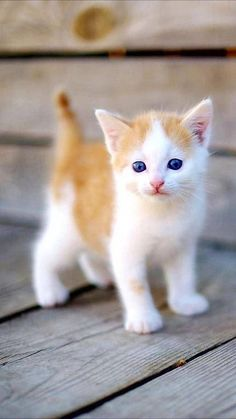
#> input picture CBIR/database/Cat/Cat_10.jpg, 236 x 419 px
$ python daisy.py   (older library calls are emulated)
#> lines starting #> are read from the running program, lines starting #| are printed output that depends on the picture
### CBIR/src/DB.py
# -*- coding: utf-8 -*-

from __future__ import print_function

import pandas as pd
import os

DB_dir = 'database'
DB_csv = 'data.csv'


class Database(object):

  def __init__(self):
    self._gen_csv()
    self.data = pd.read_csv(DB_csv)
    self.classes = set(self.data["cls"])

  def _gen_csv(self):
    if os.path.exists(DB_csv):
      return
    with open(DB_csv, 'w', encoding='UTF-8') as f:
      f.write("img,cls")
      for root, _, files in os.walk(DB_dir, topdown=False):
        cls = root.split('/')[-1]

        for name in files:
          if not name.endswith('.jpg'):
            continue
          img = os.path.join(root, name)
          f.write("\n{},{}".format(img, cls))
#> pass 2 of the loop in _gen_csv, `for root, _, files in os.walk(DB_dir, topdown=False):`:

  def __len__(self):
    return len(self.data)

  def get_class(self):
    return self.classes

  def get_data(self):
    return self.data


# [7 lines that do not run on import are left out]

### CBIR/src/evaluate.py
# -*- coding: utf-8 -*-

from __future__ import print_function

from scipy import spatial
import numpy as np


class Evaluation(object):

  def make_samples(self):
    raise NotImplementedError("Needs to implemented this method")


def distance(v1, v2, d_type='d1'):
  assert v1.shape == v2.shape, "shape of two vectors need to be same!"

  if d_type == 'd1':
    return np.sum(np.absolute(v1 - v2))
  elif d_type == 'd2':
    return np.sum((v1 - v2) ** 2)
  elif d_type == 'd2-norm':
    return 2 - 2 * np.dot(v1, v2)
  elif d_type == 'd3':
    pass
  elif d_type == 'd4':
    pass
  elif d_type == 'd5':
    pass
  elif d_type == 'd6':
    pass
  elif d_type == 'd7':
    return 2 - 2 * np.dot(v1, v2)
  elif d_type == 'd8':
    return 2 - 2 * np.dot(v1, v2)
  elif d_type == 'cosine':
    return spatial.distance.cosine(v1, v2)
  elif d_type == 'square':
    return np.sum((v1 - v2) ** 2)


# [23 lines left out: function AP, not called in this run]


def infer(query, samples=None, db=None, sample_db_fn=None, depth=None, d_type='d1'):
  ''' infer a query, return it's ap

    arguments
      query       : a dict with three keys, see the template
                    {
                      'img': <path_to_img>,
                      'cls': <img class>,
                      'hist' <img histogram>
                    }
      samples     : a list of {
                                'img': <path_to_img>,
                                'cls': <img class>,
                                'hist' <img histogram>
                              }
      db          : an instance of class Database
      sample_db_fn: a function making samples, should be given if Database != None
      depth       : retrieved depth during inference, the default depth is equal to database size
      d_type      : distance type
  '''
  assert samples != None or (db != None and sample_db_fn != None), "need to give either samples or db plus sample_db_fn"
  if db:
    samples = sample_db_fn(db)

  # q_img, q_cls, q_hist = query['img'], query['cls'], query['hist']
  q_img, q_hist = query['img'], query['hist']
  results = []
  for idx, sample in enumerate(samples):
    s_img, s_cls, s_hist = sample['img'], sample['cls'], sample['hist']
    if q_img == s_img:
      continue
    img_name = s_img.split('/')
    results.append({
                    'dis': distance(q_hist, s_hist, d_type=d_type),
                    'cls': s_cls,
                    'image': img_name[2]
                  })
  results = sorted(results, key=lambda x: x['dis'])
  if depth and depth <= len(results):
    results = results[:depth]
  # ap = AP(q_cls, results, sort=False)
  return results
  # return ap, results


# [18 lines left out: function evaluate, not called in this run]


def evaluate_class(db, f_class=None, f_instance=None, depth=None, d_type='d1'):
  ''' infer the whole database

    arguments
      db     : an instance of class Database
      f_class: a class that generate features, needs to implement make_samples method
      depth  : retrieved depth during inference, the default depth is equal to database size
      d_type : distance type
  '''
  assert f_class or f_instance, "needs to give class_name or an instance of class"

  classes = db.get_class()
  ret = {c: [] for c in classes}

  if f_class:
    f = f_class()
  elif f_instance:
    f = f_instance
  samples = f.make_samples(db)
  for query in samples:
    ap, _ = infer(query, samples=samples, depth=depth, d_type=d_type)
    ret[query['cls']].append(ap)

  return ret

### CBIR/src/daisy.py
# -*- coding: utf-8 -*-

from __future__ import print_function

from evaluate import evaluate_class
from DB import Database

from skimage.feature import daisy
from skimage import color

from six.moves import cPickle
import numpy as np
import scipy.misc
import math
import cv2

import os


n_slice    = 2
n_orient   = 8
step       = 10
radius     = 30
rings      = 2
histograms = 6
h_type     = 'region'
d_type     = 'd1'

depth      = 3

R = (rings * histograms + 1) * n_orient

''' MMAP
     depth
      depthNone, daisy-region-n_slice2-n_orient8-step10-radius30-rings2-histograms6, distance=d1, MMAP 0.162806083971
      depth100,  daisy-region-n_slice2-n_orient8-step10-radius30-rings2-histograms6, distance=d1, MMAP 0.269333190731
      depth30,   daisy-region-n_slice2-n_orient8-step10-radius30-rings2-histograms6, distance=d1, MMAP 0.388199474789
      depth10,   daisy-region-n_slice2-n_orient8-step10-radius30-rings2-histograms6, distance=d1, MMAP 0.468182738095
      depth5,    daisy-region-n_slice2-n_orient8-step10-radius30-rings2-histograms6, distance=d1, MMAP 0.497688888889
      depth3,    daisy-region-n_slice2-n_orient8-step10-radius30-rings2-histograms6, distance=d1, MMAP 0.499833333333
      depth1,    daisy-region-n_slice2-n_orient8-step10-radius30-rings2-histograms6, distance=d1, MMAP 0.448

      (exps below use depth=None)

     d_type
      daisy-global-n_orient8-step180-radius58-rings2-histograms6, distance=d1, MMAP 0.101883969577
      daisy-global-n_orient8-step180-radius58-rings2-histograms6, distance=cosine, MMAP 0.104779921854

     h_type
      daisy-global-n_orient8-step10-radius30-rings2-histograms6, distance=d1, MMAP 0.157738278588
      daisy-region-n_slice2-n_orient8-step10-radius30-rings2-histograms6, distance=d1, MMAP 0.162806083971
'''

# cache dir
cache_dir = 'cache'
if not os.path.exists(cache_dir):
  os.makedirs(cache_dir)


class Daisy(object):

  def histogram(self, input, type=h_type, n_slice=n_slice, normalize=True):
    ''' count img histogram

      arguments
        input    : a path to a image or a numpy.ndarray
        type     : 'global' means count the histogram for whole image
                   'region' means count the histogram for regions in images, then concatanate all of them
        n_slice  : work when type equals to 'region', height & width will equally sliced into N slices
        normalize: normalize output histogram

      return
        type == 'global'
          a numpy array with size R
        type == 'region'
          a numpy array with size n_slice * n_slice * R

        #R = (rings * histograms + 1) * n_orient#
    '''
#> called with input = 'CBIR/database/Cat/Cat_10.jpg', type = 'region', n_slice = 2, normalize = True
    if isinstance(input, np.ndarray):  # examinate input type
      img = input.copy()
    else:
      img = cv2.imread(input)
#> img is the input picture: shape (419, 236, 3); mean B, G, R 153.1, 156, 164.7
    height, width, channel = img.shape
#> height = 419; width = 236; channel = 3

    P = math.ceil((height - radius*2) / step)
#> P = 36
    Q = math.ceil((width - radius*2) / step)
#> Q = 18
    assert P > 0 and Q > 0, "input image size need to pass this check"

    if type == 'global':
      hist = self._daisy(img)

    elif type == 'region':
      hist = np.zeros((n_slice, n_slice, R))
      h_silce = np.around(np.linspace(0, height, n_slice+1, endpoint=True)).astype(int)
#> h_silce = [0, 210, 419]
      w_slice = np.around(np.linspace(0, width, n_slice+1, endpoint=True)).astype(int)
#> w_slice = [0, 118, 236]

      for hs in range(len(h_silce)-1):
        for ws in range(len(w_slice)-1):
          img_r = img[h_silce[hs]:h_silce[hs+1], w_slice[ws]:w_slice[ws+1]]  # slice img to regions
          hist[hs][ws] = self._daisy(img_r)
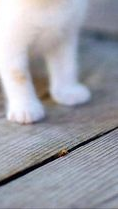
#> img_r: shape (209, 118, 3); mean B, G, R 168.1, 159.3, 158.3

    if normalize:
      hist /= np.sum(hist)

    return hist.flatten()


  def _daisy(self, img, normalize=True):
    image = color.rgb2gray(img)
    descs = daisy(image, step=step, radius=radius, rings=rings, histograms=histograms, orientations=n_orient)
    descs = descs.reshape(-1, R)  # shape=(N, R)
    hist  = np.mean(descs, axis=0)  # shape=(R,)

    if normalize:
      hist = np.array(hist) / np.sum(hist)

    return hist


  def make_samples(self, db, verbose=True):
    if h_type == 'global':
      sample_cache = "daisy-{}-n_orient{}-step{}-radius{}-rings{}-histograms{}".format(h_type, n_orient, step, radius, rings, histograms)
    elif h_type == 'region':
      sample_cache = "daisy-{}-n_slice{}-n_orient{}-step{}-radius{}-rings{}-histograms{}".format(h_type, n_slice, n_orient, step, radius, rings, histograms)

    try:
      samples = cPickle.load(open(os.path.join(cache_dir, sample_cache), "rb", True))
      for sample in samples:
        sample['hist'] /= np.sum(sample['hist'])  # normalize
      if verbose:
        print("Using cache..., config=%s, distance=%s, depth=%s" % (sample_cache, d_type, depth))
    except:
      if verbose:
        print("Counting histogram..., config=%s, distance=%s, depth=%s" % (sample_cache, d_type, depth))

      samples = []
      data = db.get_data()
      for d in data.itertuples():
        d_img, d_cls = getattr(d, "img"), getattr(d, "cls")
        d_hist = self.histogram(d_img, type=h_type, n_slice=n_slice)
#> d_hist = 416 values, max 0.00406 at index 377, min 0.00118 at index 204, mean 0.0024
        samples.append({
                        'img':  d_img,
                        'cls':  d_cls,
                        'hist': d_hist
                      })
#> pass 2 of the loop in make_samples, `for d in data.itertuples():`:
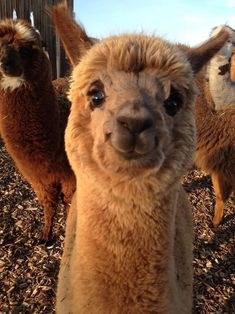
#> input picture CBIR/database/Alpaca/Alpaca_1.jpg, 235 x 314 px
#> in histogram, img is the input picture: shape (314, 235, 3); mean B, G, R 64.8, 88.2, 121.5
#> the loop in histogram (call 2), `for hs in range(len(h_silce)-1):` made 2 passes
#> pass 1, in _daisy (call 6), `image = color.rgb2gray(img)`:
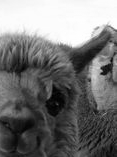
#> image: shape (157, 117) float64; min 0.00226, max 1, mean 0.459
#> after the loop in histogram (call 2), `for hs in range(len(h_silce)-1):`:
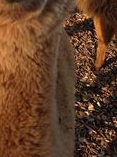
#> img_r: shape (157, 117, 3); mean B, G, R 40.1, 63.5, 99
#> d_hist = 416 values, max 0.00464 at index 289, min 0.00108 at index 271, mean 0.0024
      cPickle.dump(samples, open(os.path.join(cache_dir, sample_cache), "wb", True))
#> (this line was passed over: six is not available in this run)

    return samples


if __name__ == "__main__":
  db = Database()

  # evaluate database
  APs = evaluate_class(db, f_class=Daisy, d_type=d_type, depth=depth)
#> in evaluate_class, `samples = f.make_samples(db)`: samples = 2 items
#> the loop in evaluate_class, `for query in samples:` made 1 pass
#> (the run stopped early here; a loop or call above may not have finished)
